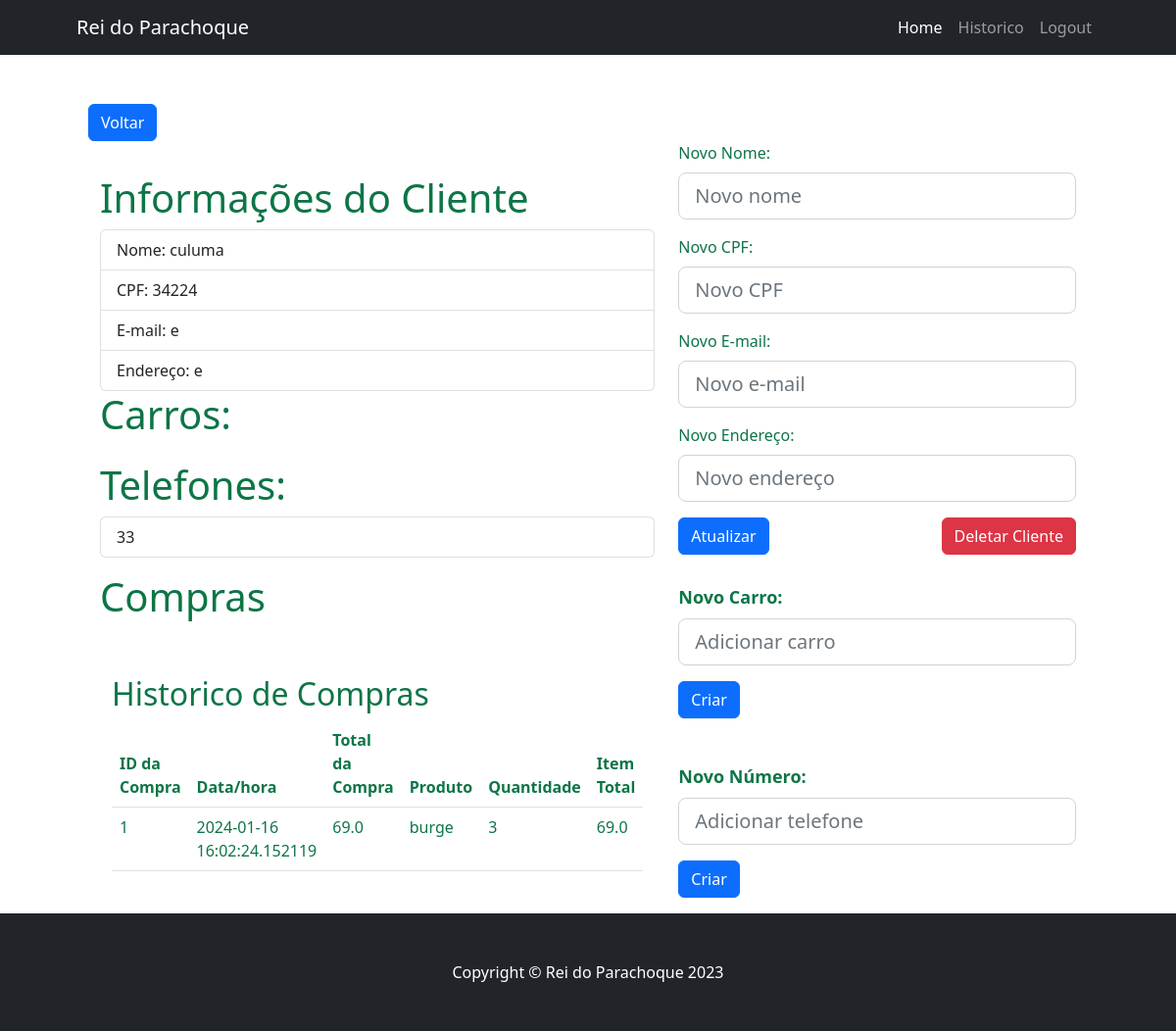
Page /client/culuma (signed in) on the earlier database version.
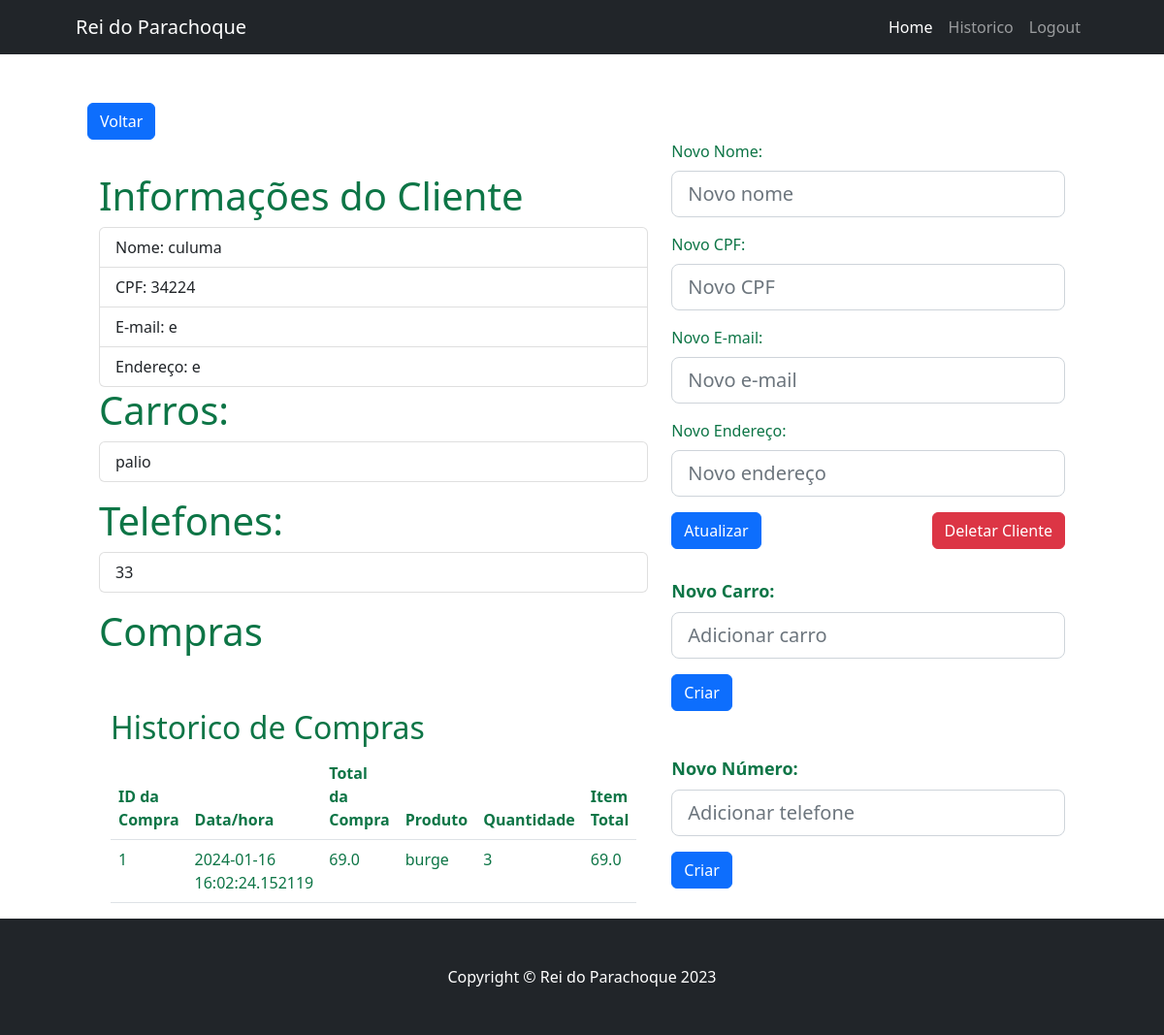
Same page on the later database version.
### app/models/tables.py (models this page shows, shortened)
class Client(db.Model):
    id = db.Column(db.Integer, primary_key=True)
    name = db.Column(db.String(80))
    email = db.Column(db.String(120))
    address = db.Column(db.String(120))
    cpf = db.Column(db.String(120), unique=True)

class Phone(db.Model):
    id = db.Column(db.Integer, primary_key=True)
    number = db.Column(db.String(80))
    client_id = db.Column(db.Integer, db.ForeignKey('client.id'))
    client = db.relationship('Client', backref='phones')

class Kart(db.Model):
    id = db.Column(db.Integer, primary_key=True)
    date = db.Column(db.DateTime, default=datetime.utcnow)
    total = db.Column(db.Float)
    client_id = db.Column(db.Integer, db.ForeignKey('client.id'))
    client = db.relationship('Client', backref='karts')
    confirmed = db.Column(db.Boolean, default=False)

class Product(db.Model):
    id = db.Column(db.Integer, primary_key=True)
    name = db.Column(db.String(80))
    price = db.Column(db.Float)
    code = db.Column(db.String(80), unique=True)
    quantity = db.Column(db.Integer, default=0)
    description = db.Column(db.String(120))

class Car(db.Model):
    id = db.Column(db.Integer, primary_key=True)
    name = db.Column(db.String(80))
    client_id = db.Column(db.Integer, db.ForeignKey('client.id'))
    client = db.relationship('Client', backref='cars')

### app/controllers/default.py (the view, shortened to what this page needs)
@app.route('/client/<name>', methods=['GET', 'POST'])
@login_required
def client(name):
    form = ClientAtualizeForm()
    car_form = CarAddForm()
    phone_form = PhoneAddForm()
    client_cars = []
    client_phones = []
    client = Client.query.filter(or_(Client.name == name, Client.cpf == name)).first()
    products = Product.query.all()
    itens = (
        db.session.query(
            Kart.id.label('cart_id'),
            Kart.date.label('cart_date'),
            Kart.total.label('cart_total'),
            Product.name.label('product_name'),
            KartItem.quantity.label('item_quantity'),
            func.sum(KartItem.total).label('item_total')
        )
        .join(KartItem, Kart.id == KartItem.kart_id)
        .join(Product, KartItem.product_id == Product.id)
        .join(Client, Kart.client_id == Client.id)
        .filter(Client.id == client.id)  # Separate filter conditions with a comma
        .group_by(Kart.id, Product.id)
        .all()
    ) if client else []
    client_cars = Car.query.filter_by(client_id=client.id).all() if client else []
    client_phones = Phone.query.filter_by(client_id=client.id).all() if client else []
    return render_template('client.html', cliente=client, form=form, carros=client_cars, car_form=car_form, phone_form=phone_form, phones=client_phones, itens=itens)

### app/models/forms.py
class ClientAtualizeForm(FlaskForm):
    clientName = StringField('Nome do Cliente', render_kw={"autocomplete": "off"})
    clientAddress = StringField('Endereço do Cliente', render_kw={"autocomplete": "off"})
    clientCPF = StringField('CPF do Cliente', render_kw={"autocomplete": "off"})
    clientEmail = StringField('E-mail do Cliente', render_kw={"autocomplete": "off"})
    submit = SubmitField('Atualizar')

class CarAddForm(FlaskForm):
    modelo = StringField('Modelo do Carro', render_kw={"autocomplete": "off"})
    submit = SubmitField('Criar')

### app/controllers/default.py (called while the page is built)
@login_manager.user_loader
def load_user(user_id):
    return User.query.get(int(user_id))

### app/models/tables.py (called while the page is built)
    @property
    def is_authenticated(self):
        return True

### app/templates/client.html (shortened to what this page needs)
{% extends "base.html" %}
{% block stylesheets %}
<link href="../static/css/client.css" rel="stylesheet">
{% endblock %}
{% block content%}
<div class="container" style="margin-top: 50px">
    <button class="btn btn-primary" onclick="window.location.href='/search_client'">Voltar</button>
    {% if cliente %}
    <div class="container">
        <div class="row">
            <div class="col-sm">
                <h1 style="margin-top: 34px">Informações do Cliente</h1>
                <ul class="list-group" style="list-style: none;">
                    <li class="list-group-item">Nome: {{cliente.name}}</li>
                    <li class="list-group-item">CPF: {{cliente.cpf}}</li>
                    <li class="list-group-item">E-mail: {{cliente.email}}</li>
                    <li class="list-group-item">Endereço: {{cliente.address}}</li>
                </ul>
                <div class="mb-3">
                    <h1>Carros: </h1>
                    <ul class="list-group" style="list-style: none;">
                        {% for carro in carros %}
                        <li class="list-group-item"><a href="{{url_for('edit_car', car_id=carro.id)}}">{{carro.name}}</a></li>
                        {% endfor %}
                    </ul>
                </div>
                <div class="mb-3">
                    <h1>Telefones:</h1>
                    <ul class="list-group" style="list-style: none;">
                        {% for phone in phones %}
                        <li class="list-group-item"><a href="{{url_for('edit_phone', phone_id=phone.id)}}">{{phone.number}}</a></li>
                        {% endfor %}
                    </ul>
                </div>
                <div class="mb-3">
                    <h1>Compras</h1>
                </div>
                <div class="container mt-5">
                    <h2>Historico de Compras</h2>
                    <table class="table">
                        <thead class="thead-light">
                            <tr>
                                <th>ID da Compra</th>
                                <th>Data/hora</th>
                                <th>Total da Compra</th>
                                <th>Produto</th>
                                <th>Quantidade</th>
                                <th>Item Total</th>
                            </tr>
                        </thead>
                        <tbody>
                            {% for row in itens %}
                                <tr>
                                    <td>{{ row.cart_id }}</td>
                                    <td>{{ row.cart_date }}</td>
                                    <td>{{ row.cart_total }}</td>
                                    <td>{{ row.product_name }}</td>
                                    <td>{{ row.item_quantity }}</td>
                                    <td>{{ row.item_total }}</td>
                                </tr>
                            {% endfor %}
                        </tbody>
                    </table>
                </div>
            </div>
            <div class="col-sm">
                <form id="clientAtt" action="/client/{{cliente.name}}" method="POST">
                    <div class="mb-3">
                        <label class="form-label">Novo Nome:</label>
                        {{ form.clientName(class="form-control form-control-lg", placeholder="Novo nome") }}
                    </div>
                    <div class="mb-3">
                        <label class="form-label">Novo CPF:</label>
                        {{ form.clientCPF(class="form-control form-control-lg", placeholder="Novo CPF") }}
                    </div>
                    <div class="mb-3">
                        <label class="form-label">Novo E-mail:</label>
                        {{ form.clientEmail(class="form-control form-control-lg", placeholder="Novo e-mail") }}
                    </div>
                    <div class="mb-3">
                        <label class="form-label">Novo Endereço:</label>
                        {{ form.clientAddress(class="form-control form-control-lg", placeholder="Novo endereço") }}
                    </div>
                    {{ form.submit(class="btn btn-primary") }}
                    <a href="/delete_client/{{ cliente.name }}" class="btn btn-danger float-end">Deletar Cliente</a>
                </form>
                <div class="mb-3">
                    <form id="carAdd" action="/client/{{cliente.name}}/add_car" method="POST">
                        <div class="mb-3">
                            <label class="form-label" style="margin-top: 30px; font-weight: bold; font-size: large">Novo Carro:</label>
                            {{ car_form.modelo(class="form-control form-control-lg", placeholder="Adicionar carro") }}
                        </div>
                        {{ car_form.submit(class="btn btn-primary") }}
                    </form>
                </div>
                <div class="mb-3">
                    <form id="phoneAdd" action="/client/{{cliente.name}}/add_phone" method="POST">
                        <div class="mb-3">
                             <label class="form-label" style="margin-top: 30px; font-weight: bold; font-size: large">Novo Número:</label>
                            {{ phone_form.number(class="form-control form-control-lg", placeholder="Adicionar telefone") }}
                        </div>
                        {{ phone_form.submit(class="btn btn-primary") }}
                    </form>
                </div>
            </div>
        </div>
    </div>
    {% else %}
    <h1>Cliente não encontrado</h1>
    {% endif %}
</div>
{% endblock %}

### app/templates/base.html (shortened to what this page needs)
<!DOCTYPE html>
<html lang="en">
<head>
    <link href="../static/css/styles.css" rel="stylesheet" />
    {% block stylesheets %}
    {% endblock %}
</head>
<body class="d-flex flex-column">
    <nav class="navbar navbar-expand-lg navbar-dark bg-dark">
        <div class="container px-5">
            <a class="navbar-brand" href="/logout">Rei do Parachoque</a>
            <div class="collapse navbar-collapse" id="navbarSupportedContent">
                <ul class="navbar-nav ms-auto mb-2 mb-lg-0">
                    {% if current_user.is_authenticated %}
                    <li class="nav-item"><a class="nav-link active" aria-current="page" href="home">Home</a></li>
                    <li class="nav-item"><a class="nav-link" href="/sale_history">Historico</a></li>
                    <li class="nav-item"><a class="nav-link" href="/logout">Logout</a></li>
                    {% else %}
                    <li class="nav-item"><a class="nav-link active" aria-current="page" href="index">Inicio</a></li>
                    <li class="nav-item"><a class="nav-link" href="login">Login</a></li>
                    {% endif %}
                </ul>
            </div>
        </div>
    </nav>
    <div class="container px-4 px-lg-5 flex-grow-1">
        {% block content %}
        {% endblock %}
    </div>
    <footer class="py-5 bg-dark">
        <div class="container px-4 px-lg-5"><p class="m-0 text-center text-white">Copyright &copy; Rei do Parachoque 2023</p></div>
    </footer>
</body>
</html>

### app/static/css/client.css (style rules this page uses)
ul li a { color: inherit; text-decoration: none; transition: color 0.3s ease; }

### app/templates/base.html (style rules this page uses)
body { display: flex; flex-direction: column; min-height: 100vh; }
.flex-grow-1 { flex-grow: 1; }

Differences in the rows shown:
added Car: name "palio"
